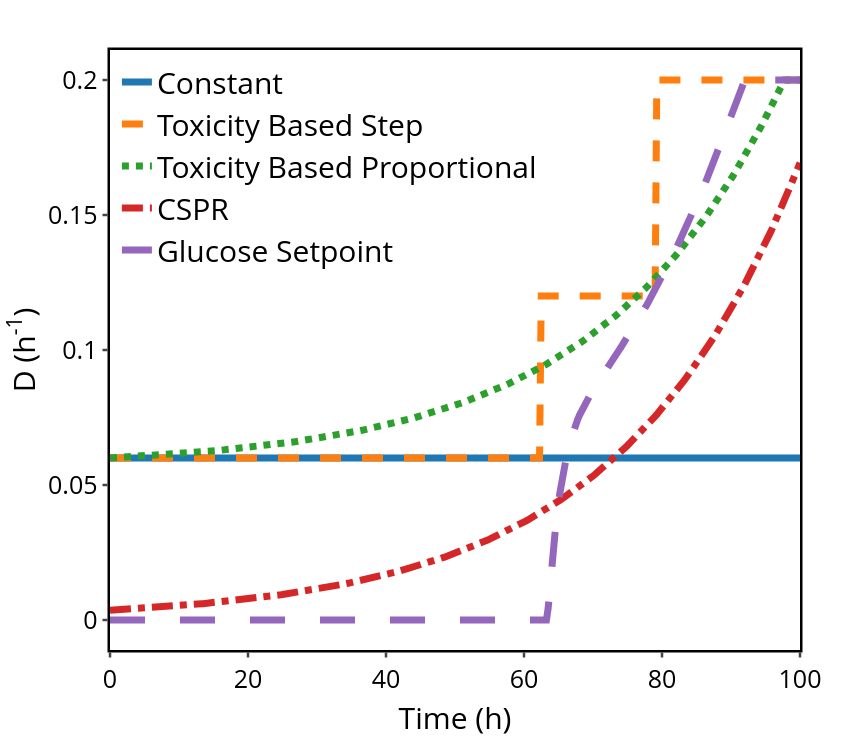

The notebook cell this image was saved under:
### Code cell
# -----------------------------------------------------------------------------
# Additional Figure 2A-only: Dilution Rate panel isolated
# -----------------------------------------------------------------------------
fig_pf_panel_a = go.Figure()

for s in perfusion_strategies:
    tr = perfusion_traces[s]
    if s == PerfusionStrategy.CSPR:
        label = "CSPR"
    else:
        label = s.name.replace("_", " ").title()
    color = pf_color_map[s]
    dash = pf_dash_map[s]

    fig_pf_panel_a.add_trace(
        go.Scatter(
            x=tr.t,
            y=tr.D,
            mode="lines",
            name=label,
            line=dict(width=line_width_pf_primary, color=color, dash=dash),
        )
    )

fig_pf_panel_a.add_hline(y=D_max, line_dash="dash", line_color="black", opacity=0.35)

fig_pf_panel_a.update_xaxes(
    title_text="Time (h)",
    showline=True,
    linewidth=axis_line_width,
    linecolor="black",
    mirror=True,
    ticks="outside",
    tickwidth=tick_width,
)
fig_pf_panel_a.update_yaxes(
    title_text="D (h<sup>-1</sup>)",
    showline=True,
    linewidth=axis_line_width,
    linecolor="black",
    mirror=True,
    ticks="outside",
    tickwidth=tick_width,
)

if PERFUSION_AXIS_RANGES["A"]["x"] is not None:
    fig_pf_panel_a.update_xaxes(range=PERFUSION_AXIS_RANGES["A"]["x"])
if PERFUSION_AXIS_RANGES["A"]["y"] is not None:
    fig_pf_panel_a.update_yaxes(range=PERFUSION_AXIS_RANGES["A"]["y"])

fig_pf_panel_a.update_layout(
    template="simple_white",
    height=750,
    width=850,
    font=dict(size=25, color="black"),
    legend=dict(
        title_text="",
        orientation="v",
        yanchor="top",
        y=0.99,
        xanchor="left",
        x=0.01,
        bgcolor="rgba(255,255,255,0.0)",
        font=dict(size=30),
    ),
    margin=dict(l=100, r=50, t=50, b=100),
)

fig_pf_panel_a.show()

fig_pf_panel_a.update_layout(
    paper_bgcolor="rgba(0,0,0,0)",
    plot_bgcolor="rgba(0,0,0,0)",
    legend=dict(bgcolor="rgba(0,0,0,0)"),
)

# -----------------------------------------------------------------------------
# 6) Export for publication/reproducibility
# -----------------------------------------------------------------------------
SAVE_EXPORTS_PF = True

if SAVE_EXPORTS_PF == True:
    out_dir_pf = Path.cwd()
    # csv_path_pf = out_dir_pf / "perfusion_strategy_comparison_metrics.csv"
    svg_path_pf = out_dir_pf / "perfusion_strategy_comparison_panel_a.svg"
    # png_path_pf = out_dir_pf / "perfusion_strategy_comparison.png"

    # metrics_pf_df.to_csv(csv_path_pf, index=False)
    # print(f"Saved metrics table: {csv_path_pf}")

    try:
        fig_pf_panel_a.write_image(str(svg_path_pf))
        # fig_pf.write_image(str(png_path_pf), scale=3)
        print(f"Saved figure: {svg_path_pf}")
        # print(f"Saved figure: {png_path_pf}")
    except Exception as exc:
        print("Image export skipped (install/enable kaleido if needed).")
        print(f"Export error: {exc}")

### Figure 1 — Plotly figure (JSON) as saved in the notebook; plotly's stock layout.template omitted (floating-point values rounded to 4 significant figures; data arrays with more than 128 entries replaced by an {"elided": "..."} marker saying what was removed)
{"data": [{"line": {"color": "#1f77b4", "dash": "solid", "width": 7}, "mode": "lines", "name": "Constant", "type": "scatter", "x": {"elided": "401 float values"}, "y": {"elided": "401 float values"}}, {"line": {"color": "#ff7f0e", "dash": "dash", "width": 7}, "mode": "lines", "name": "Toxicity Based Step", "type": "scatter", "x": {"elided": "401 float values"}, "y": {"elided": "401 float values"}}, {"line": {"color": "#2ca02c", "dash": "dot", "width": 7}, "mode": "lines", "name": "Toxicity Based Proportional", "type": "scatter", "x": {"elided": "401 float values"}, "y": {"elided": "401 float values"}}, {"line": {"color": "#d62728", "dash": "dashdot", "width": 7}, "mode": "lines", "name": "CSPR", "type": "scatter", "x": {"elided": "401 float values"}, "y": {"elided": "401 float values"}}, {"line": {"color": "#9467bd", "dash": "longdash", "width": 7}, "mode": "lines", "name": "Glucose Setpoint", "type": "scatter", "x": {"elided": "401 float values"}, "y": {"elided": "401 float values"}}], "layout": {"font": {"color": "black", "size": 25}, "height": 750, "legend": {"bgcolor": "rgba(255,255,255,0.0)", "font": {"size": 30}, "orientation": "v", "title": {"text": ""}, "x": 0.01, "xanchor": "left", "y": 0.99, "yanchor": "top"}, "margin": {"b": 100, "l": 100, "r": 50, "t": 50}, "shapes": [{"line": {"color": "black", "dash": "dash"}, "opacity": 0.35, "type": "line", "x0": 0, "x1": 1, "xref": "x domain", "y0": 0.2, "y1": 0.2, "yref": "y"}], "width": 850, "xaxis": {"linecolor": "black", "linewidth": 2.5, "mirror": true, "showline": true, "ticks": "outside", "tickwidth": 2.5, "title": {"text": "Time (h)"}}, "yaxis": {"linecolor": "black", "linewidth": 2.5, "mirror": true, "showline": true, "ticks": "outside", "tickwidth": 2.5, "title": {"text": "D (h<sup>-1</sup>)"}}}}
